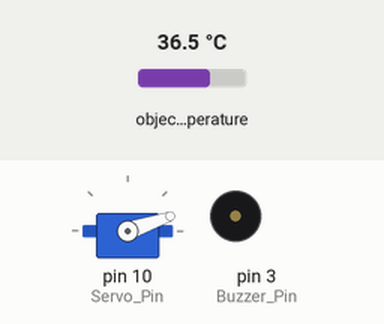
A sketch run on a simulated Arduino Uno, built with avr-gcc and run on an emulated ATmega328P. On the bench: servo, buzzer (waves = sounding). Inputs (shaded band) come from the test bench; at power-on: object temperature 36.5 °C. What the sketch prints to the serial monitor is not drawn.

Above: at 1.2 s.
1.3 s: object temperature set to 39.6 °C
At 2.4 s:
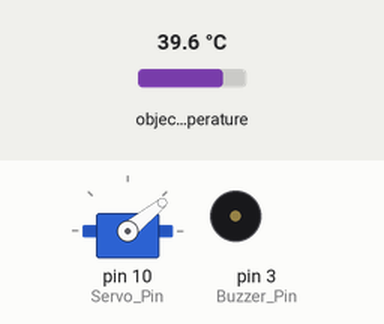
4.3 s: object temperature set to 40.2 °C
At 5.4 s:
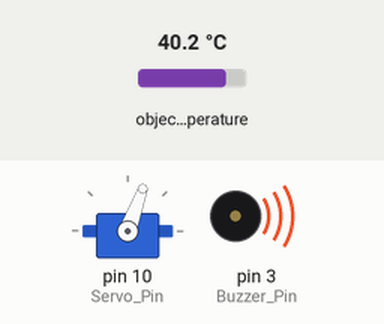
At 12.43 s:
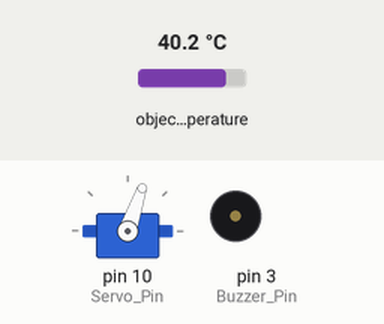
Timing chart, 0 to 38.5 s (numbered marks = the images above; inputs shaded):
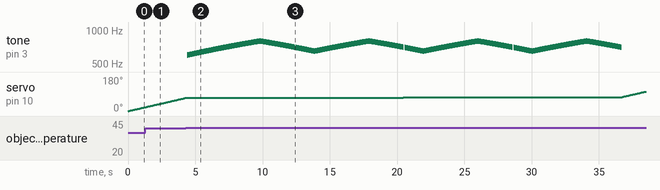

Measured:
- the behaviour switches between 39.9 and 40 °C on object temperature (found by bisection; images 1 and 2)
- after the input at 4.3 s, tone on pin 3 (Buzzer_Pin): plays 600 Hz for 0.03 s, 601 Hz for 0.03 s, 602 Hz for 0.03 s, 603 Hz for 0.03 s, 604 Hz for 0.03 s, 605 Hz for 0.03 s … (1180 notes in this stretch), starting after 0.09 s

The sketch:

Enge_unificada_x9_mata.ino
```cpp
#include <Adafruit_SleepyDog.h>
#include <Adafruit_MLX90614.h>
#include <Servo.h>
#include <Wire.h>

#define Servo_Pin 10
#define Buzzer_Pin 3

unsigned int Modo_Operacao = 0;
int pos_servo = 0;
float temperatura_alvo;
int dir_servo = 0, dir_alarme = 0, frequencia = 600;
int tempo = 0, tempo_alarme_max = 0;
int sleepMS;
Adafruit_MLX90614 Sensor_temp = Adafruit_MLX90614();
Servo Servo_motor;

void setup() {
  // put your setup code here, to run once:
Sensor_temp.begin();
Servo_motor.attach(Servo_Pin);
Serial.begin(9600);

}

void loop() {
  // put your main code here, to run repeatedly:
if(Modo_Operacao == 0) { //TASK DE PROCURAR ALGO
  if (dir_servo == 0) {
    Servo_motor.write(pos_servo++);
    delay(60);
  }
  else{
    Servo_motor.write(pos_servo--);
    delay(60);
  }
  temperatura_alvo = Sensor_temp.readObjectTempC();
  //Serial.println(temperatura_alvo);

  if (pos_servo >= 180) dir_servo = 1;
  if(pos_servo <= 0){
    dir_servo = 0;
    Modo_Operacao = 1;
  }

  if(temperatura_alvo > 40){
    Modo_Operacao = 2;
    tempo = millis();
    tempo_alarme_max = millis();
  }

}

if(Modo_Operacao == 1){
  sleepMS = Watchdog.sleep(10000);  // Sleep for up to 5 second.
  Modo_Operacao = 0;
}

if (Modo_Operacao == 2){
  if(millis() - tempo > 15){
    Serial.println("TA AQUI");
    if(dir_alarme == 0) {
      tone(Buzzer_Pin,frequencia);
      frequencia++;
    }
    else {
      tone(Buzzer_Pin,frequencia);
      frequencia--;
    }
    if(frequencia >= 800){
      dir_alarme = 1;
    }
    if(frequencia <= 650) dir_alarme = 0;
    tempo = millis();
  }
  if(millis() - tempo_alarme_max > 8000) {
    if ( Sensor_temp.readObjectTempC() < 40 || 1){
      Modo_Operacao = 0;
      frequencia = 700;
      noTone(Buzzer_Pin);
      tempo_alarme_max = millis();
    }
    else {
      Modo_Operacao = 2;
      tempo_alarme_max = millis();
    }

  }
}
Serial.print(Modo_Operacao);
Serial.print("         ");
Serial.println(temperatura_alvo);
}
```
